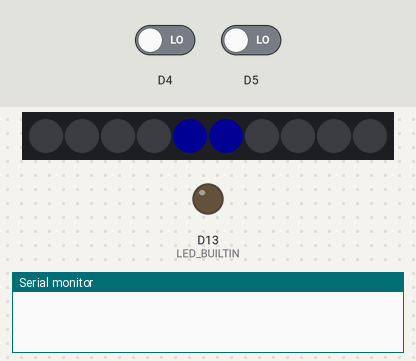
The sketch below on a simulated Adafruit Circuit Playground Express. On the bench: 10 RGB LEDs in strip order, left to right, output pins drawn as LEDs (lit = HIGH), the last lines printed to the serial monitor. The inputs (shaded band) are chosen by the test bench; at power-on: D4 LOW, D5 LOW. Dim RGB values are drawn brighter than linear; random numbers use the default seed unless the sketch sets one.

Above: at 1.2 s.
1.3 s: D4 driven HIGH
2.8 s: D4 driven LOW
At 3.15 s:
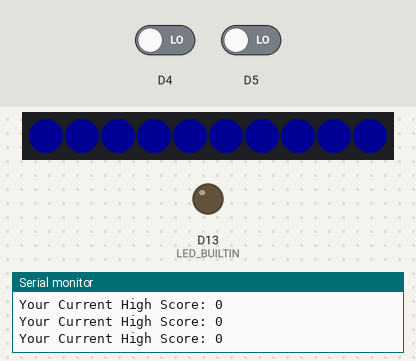
4.7 s: D5 driven HIGH
6.2 s: D5 driven LOW
At 6.66 s:
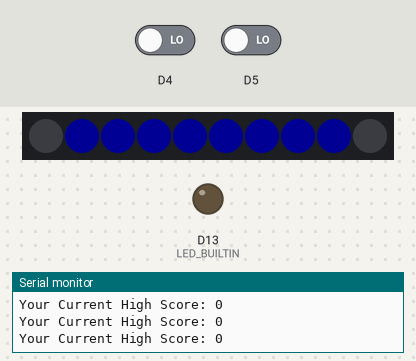
9.0 s: D5 driven HIGH
At 9.28 s:
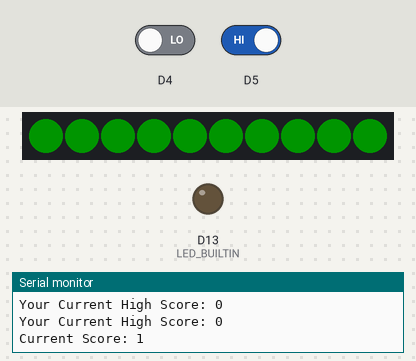
Timing chart, 0 to 11.9 s (numbered marks = the images above; inputs shaded):
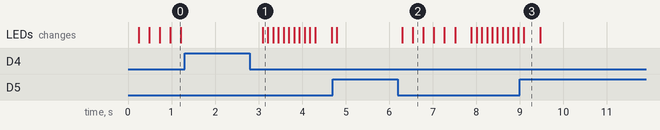

Measured:
- after the input at 2.8 s, the LEDs: change after 0.29 s (image 1)
- after the input at 6.2 s, the LEDs: first change after 0.11 s (image 2 shows a later state)

The sketch:

RhythmGame.ino
```cpp
#include <Adafruit_Circuit_Playground.h>

bool leftButtonState = false;
bool rightButtonState = false;
int currentBeat = 0;
int currentSequence = 0;
int buttonInput = 0;
int currentScore = 0;
int highScore = 0;

void setup() {
  // put your setup code here, to run once:
  CircuitPlayground.begin();
  randomSeed(analogRead(A0));
  Serial.begin(9600);
  while (!Serial);
  pinMode(LED_BUILTIN, OUTPUT);
}

void loop() {
  // put your main code here, to run repeatedly:
  if (currentBeat == 0){
    currentSequence = 1 + random(3);
    for (int i=0;i<10;i+=1){
      CircuitPlayground.setPixelColor(i,0,0,255);
    }
  }
  if (currentBeat>0 && currentBeat<10) {
    switch (currentSequence){
      case 1:
      CircuitPlayground.setPixelColor(currentBeat-1,0,0,0);
      break;

      case 2:
      CircuitPlayground.setPixelColor(10-currentBeat,0,0,0);
      break;

      case 3:
      if (currentBeat%2==0){
        CircuitPlayground.setPixelColor(10-(currentBeat/2),0,0,0);
        CircuitPlayground.setPixelColor((currentBeat/2)-1,0,0,0);
      }
      break;
    }
  }

  leftButtonState = CircuitPlayground.leftButton();
  rightButtonState = CircuitPlayground.rightButton();

  if (currentBeat==10){
    currentBeat==0;
    if (leftButtonState && rightButtonState){
      buttonInput = 3;
    } else if (rightButtonState) {
      buttonInput = 1;
    } else if (leftButtonState) {
      buttonInput = 2;
    } else {
      buttonInput = 0;
    }

    if (buttonInput== currentSequence){
      for (int i=0;i<10;i+=1){
        CircuitPlayground.setPixelColor(i,0,255,0);
      }
       currentScore++;
        Serial.print("Current Score: ");
        Serial.println(currentScore);
    } else {
      for (int i=0;i<10;i+=1){
       CircuitPlayground.setPixelColor(i,255,0,0);
      }
      Serial.print("Your Current High Score: ");
        if (highScore<currentScore){
          highScore=currentScore;
        }
        currentScore= 0;
        Serial.println(highScore);
    }
    delay(250);
  } else if (leftButtonState || rightButtonState){
      currentBeat=11;
      for (int i=0;i<10;i+=1){
       CircuitPlayground.setPixelColor(i,255,0,0);
      }
      Serial.print("Your Current High Score: ");
        if (highScore<currentScore){
          highScore=currentScore;
        }
        Serial.println(highScore);
        currentScore = 0;
      delay(250);
  }

  currentBeat +=1;
  if (currentBeat>10) {
    currentBeat=0;
  }
  delay(120-currentScore);
  if (currentScore == 100){
    Serial.print("You win, what are you even doing playing this god forsaken circuit board game this much? Get a life dude.");
    while (currentScore == 100);
  }
}
```
